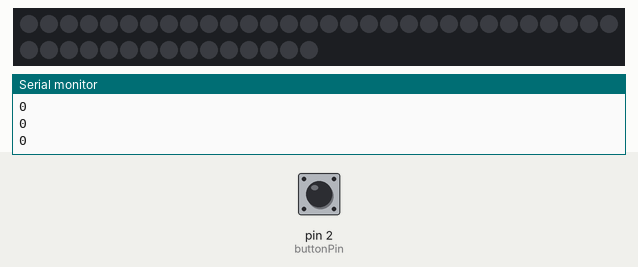
The sketch below on a simulated Arduino Uno, built with avr-gcc and run on an emulated ATmega328P. Parts: 45 RGB LEDs in strip order, left to right, continuing on the next row, the last lines printed to the serial monitor. Inputs (shaded band) come from the test bench; at power-on: pin 2 (buttonPin) LOW.

Above: at 2.0 s.
2.1 s: pin 2 (buttonPin) pulled HIGH for 0.8 s
At 3.98 s:
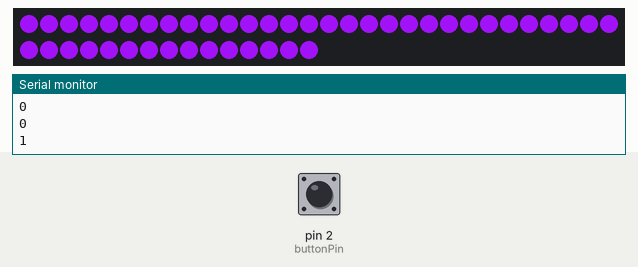
At 20.8 s:
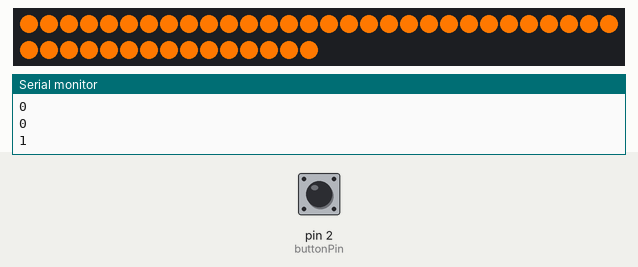

The sketch:

KnappArduinoStrip.ino
```cpp
//Knapp Sketch
#include <FastLED.h>  // Inkluderer biblioteket vi trenger
#define LED_PIN  13                       // Setter pin for rgb-strip til 13
#define NUM_LEDS 45 // Setter antall dioder på listen til 45
#define LED_TYPE NEOPIXEL // Setter pixeltype
#define MIN_BRIGHTNESS 240                   // Lysstyrke for lightstrip
#define MAX_BRIGHTNESS 255

struct CRGB leds[NUM_LEDS]; // CRGB skal endre antall LEDs
const int buttonPin = 2;     // Setter buttonpin som en konstant 2
int buttonState = 0;         // Setter startverdi til button som 0
void setup() {
  LEDS.addLeds<LED_TYPE, LED_PIN>(leds, NUM_LEDS); // Definerer antall leds
  FastLED.setBrightness(MAX_BRIGHTNESS); // Setter lysstyrke
  FastLED.clear(); // Tømmer led-strip
  Serial.begin(9600);
  pinMode(buttonPin, INPUT); // Setter button som input
}
int hue = 0;
int divisor = 30;
void loop() {
  buttonState = digitalRead(buttonPin);
  Serial.println(buttonState);
  if (buttonState == HIGH) {                 // Kjører loopen dersom button er trykket inn
    delay(100);
    for(int dot = 0; dot < NUM_LEDS; dot++) { // For løkke som endrer en og en LED til fargen oppgitt
      leds[dot] = CRGB(218,51,255); // Setter farge
      FastLED.show(); // viser farge
      delay(10); // senker ned hastigheten diodene endrer farge i
      }
    delay(100);
    for(int dot = 0; dot < NUM_LEDS; dot++) {
      leds[dot] = CRGB(151,17,233);
      FastLED.show();
      delay(10);
      }
    delay(100);
    for(int dot = 0; dot < NUM_LEDS; dot++) {
      leds[dot] = CRGB(19,141,117);
      FastLED.show();
      delay(10);
          }

          delay(100);
    for(int dot = 0; dot < NUM_LEDS; dot++) {
            leds[dot] = CRGB(17,233,223);
            FastLED.show();
            delay(10);
        }
        delay(100);
    for(int dot = 0; dot < NUM_LEDS; dot++) {
            leds[dot] = CRGB(218,51,255);
            FastLED.show();
            delay(10);
        }
        delay(100);
    for(int dot = 0; dot < NUM_LEDS; dot++) {
          leds[dot] = CRGB(151,17,233);
          FastLED.show();
          delay(10);
        }

        delay(100);
    for(int dot = 0; dot < NUM_LEDS; dot++) {
          leds[dot] = CRGB(19,141,117);
          FastLED.show();
          delay(10);
          }

          delay(100);
    for(int dot = 0; dot < NUM_LEDS; dot++) {
            leds[dot] = CRGB(17,233,223);
            FastLED.show();
            delay(10);
        }
    for(int dot = 0; dot < NUM_LEDS; dot++) {
            leds[dot] = CRGB(218,51,255);
            FastLED.show();
            delay(10);
        }
        delay(100);
    for(int dot = 0; dot < NUM_LEDS; dot++) {
            leds[dot] = CRGB(151,17,233);
            FastLED.show();
            delay(10);
        }

        delay(100);
    for(int dot = 0; dot < NUM_LEDS; dot++) {
            leds[dot] = CRGB(19,141,117);
            FastLED.show();
            delay(10);
          }

          delay(100);
    for(int dot = 0; dot < NUM_LEDS; dot++) {
            leds[dot] = CRGB(17,233,223);
            FastLED.show();
            delay(10);
        }
        delay(100);
    for(int dot = 0; dot < NUM_LEDS; dot++) {
            leds[dot] = CRGB(218,51,255);
            FastLED.show();
            delay(10);
        }
        delay(100);
    for(int dot = 0; dot < NUM_LEDS; dot++) {
            leds[dot] = CRGB(151,17,233);
            FastLED.show();
            delay(10);
        }

        delay(100);
    for(int dot = 0; dot < NUM_LEDS; dot++) {
            leds[dot] = CRGB(19,141,117);
            FastLED.show();
            delay(10);
          }

          delay(100);
    for(int dot = 0; dot < NUM_LEDS; dot++) {
            leds[dot] = CRGB(17,233,223);
            FastLED.show();
            delay(10);
        }

        delay(100);
    for(int dot = 0; dot < NUM_LEDS; dot++) {
            leds[dot] = CRGB::Black;
            FastLED.show();
            delay(10);
        }
        delay(2000);
    for(int dot = 0; dot < NUM_LEDS; dot++) {
            leds[dot] = CRGB(255,100,0);
            FastLED.show();
            delay(10);
        } delay(10);

    for(int dot = 0; dot < NUM_LEDS; dot++) {
            leds[dot] = CRGB(255,128,0);
            FastLED.show();
            delay(10);
        }


        delay(1000);
    for(int dot = 0; dot < NUM_LEDS; dot++) {
            leds[dot] = CRGB(202,102,0);
            FastLED.show();
            delay(10);
          }

        delay(1000);
    for(int dot = 0; dot < NUM_LEDS; dot++) {
            leds[dot] = CRGB(255,120,0);
            FastLED.show();
            delay(10);
        }
        delay(2000);
    for(int dot = 0; dot < NUM_LEDS; dot++) {
            leds[dot] = CRGB(255,100,0);
            FastLED.show();
            delay(10);
        } delay(10);

    for(int dot = 0; dot < NUM_LEDS; dot++) {
            leds[dot] = CRGB(255,128,0);
            FastLED.show();
            delay(10);
        }


        delay(1000);
    for(int dot = 0; dot < NUM_LEDS; dot++) {
            leds[dot] = CRGB(202,102,0);
            FastLED.show();
            delay(10);
          }

        delay(1000);
    for(int dot = 0; dot < NUM_LEDS; dot++) {
            leds[dot] = CRGB(255,120,0);
            FastLED.show();
            delay(10);
        }
    for(int dot = 0; dot < NUM_LEDS; dot++) {
            leds[dot] = CRGB::Black;
            FastLED.show();
            delay(10);
        }
        delay(2000);
        delay(100);
    for(int dot = 0; dot < NUM_LEDS; dot++) {
            leds[dot] = CRGB::Black;
            FastLED.show();
            delay(10);
        }
        delay(100);
    for(int dot = 0; dot < NUM_LEDS; dot++) {
            leds[dot] = CRGB(255,20,100);
            FastLED.show();
            delay(10);
        } delay(10);

    for(int dot = 0; dot < NUM_LEDS; dot++) {
            leds[dot] = CRGB(245,0,138);
            FastLED.show();
            delay(10);
        }


        delay(100);
    for(int dot = 0; dot < NUM_LEDS; dot++) {
            leds[dot] = CRGB(255,0,107);
            FastLED.show();
            delay(10);
          }

        delay(100);
    for(int dot = 0; dot < NUM_LEDS; dot++) {
            leds[dot] = CRGB(255,0,100);
            FastLED.show();
            delay(10);
        }
        delay(100);
    for(int dot = 0; dot < NUM_LEDS; dot++) {
            leds[dot] = CRGB(255,20,100);
            FastLED.show();
            delay(10);
        } delay(10);

    for(int dot = 0; dot < NUM_LEDS; dot++) {
            leds[dot] = CRGB(245,0,138);
            FastLED.show();
            delay(10);
        }


        delay(100);
    for(int dot = 0; dot < NUM_LEDS; dot++) {
            leds[dot] = CRGB(255,0,107);
            FastLED.show();
            delay(10);
          }

        delay(100);
    for(int dot = 0; dot < NUM_LEDS; dot++) {
            leds[dot] = CRGB(255,0,100);
            FastLED.show();
            delay(10);
        }
    for(int dot = 0; dot < NUM_LEDS; dot++) {
            leds[dot] = CRGB::Black;
            FastLED.show();
            delay(10);
            }
        delay(2000);
  } else {                                    // Else står i forhold til om knappen er trykket, så dersom knappen er 0, vil alle diodene endre til svart.
    delay(100);
    for(int dot = 0; dot < NUM_LEDS; dot++) {
            leds[dot] = CRGB(0,0,0);
            FastLED.show();
            delay(10);
            }
  }


}
```

Measured:
- after the input at 2.1 s, the LEDs: first change after 0.55 s (image 1 shows a later state)
